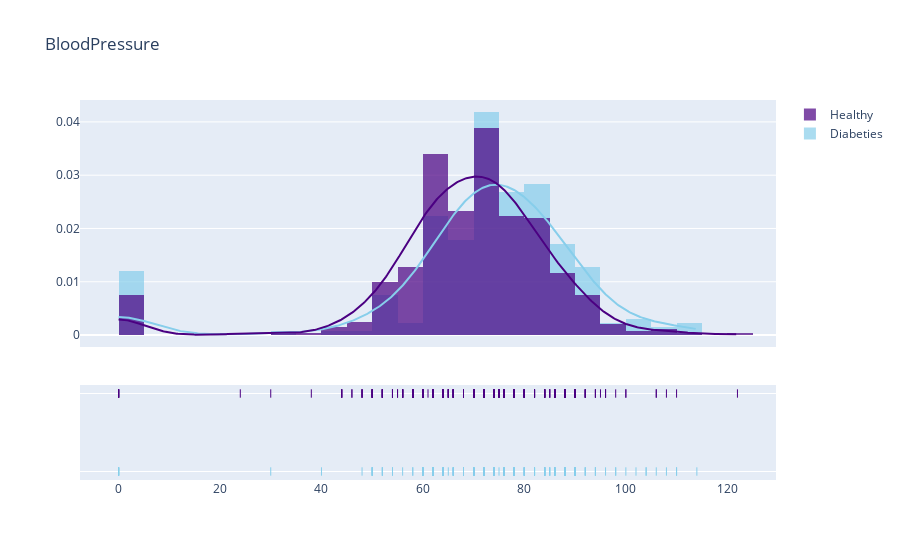

The notebook cell this image was saved under:
### Code cell
density_plot('BloodPressure',0)

### Figure 1 — Plotly figure (JSON) as saved in the notebook; plotly's stock layout.template omitted (floating-point values rounded to 4 significant figures; data arrays with more than 128 entries replaced by an {"elided": "..."} marker saying what was removed)
{"data": [{"autobinx": false, "histnorm": "probability density", "legendgroup": "Diabeties", "marker": {"color": "skyblue"}, "name": "Diabeties", "opacity": 0.7, "type": "histogram", "x": {"elided": "268 int values"}, "xaxis": "x", "xbins": {"end": 114, "size": 0, "start": 0}, "yaxis": "y"}, {"autobinx": false, "histnorm": "probability density", "legendgroup": "Healthy", "marker": {"color": "indigo"}, "name": "Healthy", "opacity": 0.7, "type": "histogram", "x": {"elided": "500 int values"}, "xaxis": "x", "xbins": {"end": 122, "size": 0, "start": 0}, "yaxis": "y"}, {"legendgroup": "Diabeties", "marker": {"color": "skyblue"}, "mode": "lines", "name": "Diabeties", "showlegend": false, "type": "scatter", "x": {"elided": "500 float values"}, "xaxis": "x", "y": {"elided": "500 float values"}, "yaxis": "y"}, {"legendgroup": "Healthy", "marker": {"color": "indigo"}, "mode": "lines", "name": "Healthy", "showlegend": false, "type": "scatter", "x": {"elided": "500 float values"}, "xaxis": "x", "y": {"elided": "500 float values"}, "yaxis": "y"}, {"legendgroup": "Diabeties", "marker": {"color": "skyblue", "symbol": "line-ns-open"}, "mode": "markers", "name": "Diabeties", "showlegend": false, "type": "scatter", "x": {"elided": "268 int values"}, "xaxis": "x", "y": {"elided": "268 str values"}, "yaxis": "y2"}, {"legendgroup": "Healthy", "marker": {"color": "indigo", "symbol": "line-ns-open"}, "mode": "markers", "name": "Healthy", "showlegend": false, "type": "scatter", "x": {"elided": "500 int values"}, "xaxis": "x", "y": {"elided": "500 str values"}, "yaxis": "y2"}], "layout": {"barmode": "overlay", "hovermode": "closest", "legend": {"traceorder": "reversed"}, "title": {"text": "BloodPressure"}, "xaxis": {"anchor": "y2", "domain": [0, 1], "zeroline": false}, "yaxis": {"anchor": "free", "domain": [0.35, 1], "position": 0}, "yaxis2": {"anchor": "x", "domain": [0, 0.25], "dtick": 1, "showticklabels": false}}}
